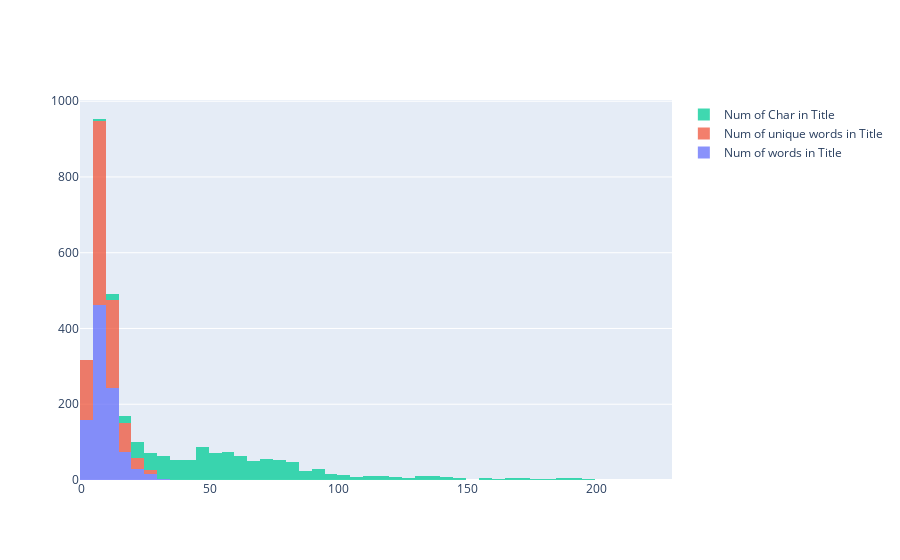

Notebook code cell kept with this figure:
### Code cell
fig = go.Figure()
fig.add_trace(go.Histogram(x=data['num_words_title'],name = 'Num of words in Title'))
fig.add_trace(go.Histogram(x=data['num_unique_words_title'],name = 'Num of unique words in Title'))
fig.add_trace(go.Histogram(x=data['num_chars_title'],name = 'Num of Char in Title'))
fig.update_layout(barmode='stack')
fig.update_traces(opacity=0.75)
fig.show()

### Figure 1 — Plotly figure (JSON) as saved in the notebook; plotly's stock layout.template omitted (floating-point values rounded to 4 significant figures; data arrays with more than 128 entries replaced by an {"elided": "..."} marker saying what was removed)
{"data": [{"name": "Num of words in Title", "opacity": 0.75, "type": "histogram", "x": {"elided": "989 int values"}}, {"name": "Num of unique words in Title", "opacity": 0.75, "type": "histogram", "x": {"elided": "989 int values"}}, {"name": "Num of Char in Title", "opacity": 0.75, "type": "histogram", "x": {"elided": "989 int values"}}], "layout": {"barmode": "stack"}}
